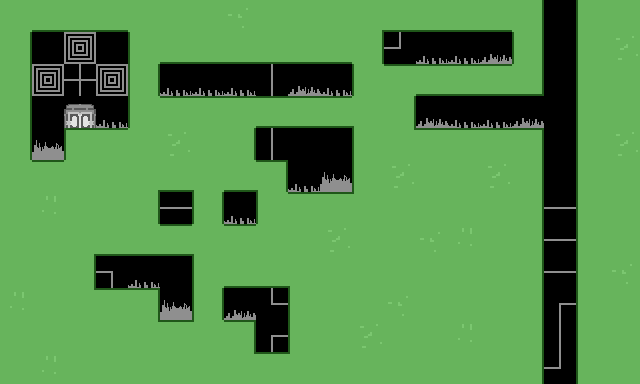

This game map was drawn from its Tiled (.tmx) file and the tilesets committed beside it. A one-line description and the trimmed map source follow:
An orthogonal 20x12 tile map with 32x32 px tiles, 1 tile layer (Tile Layer 1).

<map version="1.0" orientation="orthogonal" width="20" height="12" tilewidth="32" tileheight="32">
 <tileset firstgid="1" name="sprite" tilewidth="32" tileheight="32">
  <image source="../img/sprite.png" trans="ffffff" width="320" height="640" />
 </tileset>
 <layer name="Tile Layer 1" width="20" height="12">
  <data>[240 cells, 228 non-empty, 30 distinct tile ids]</data>
 </layer>
</map>
